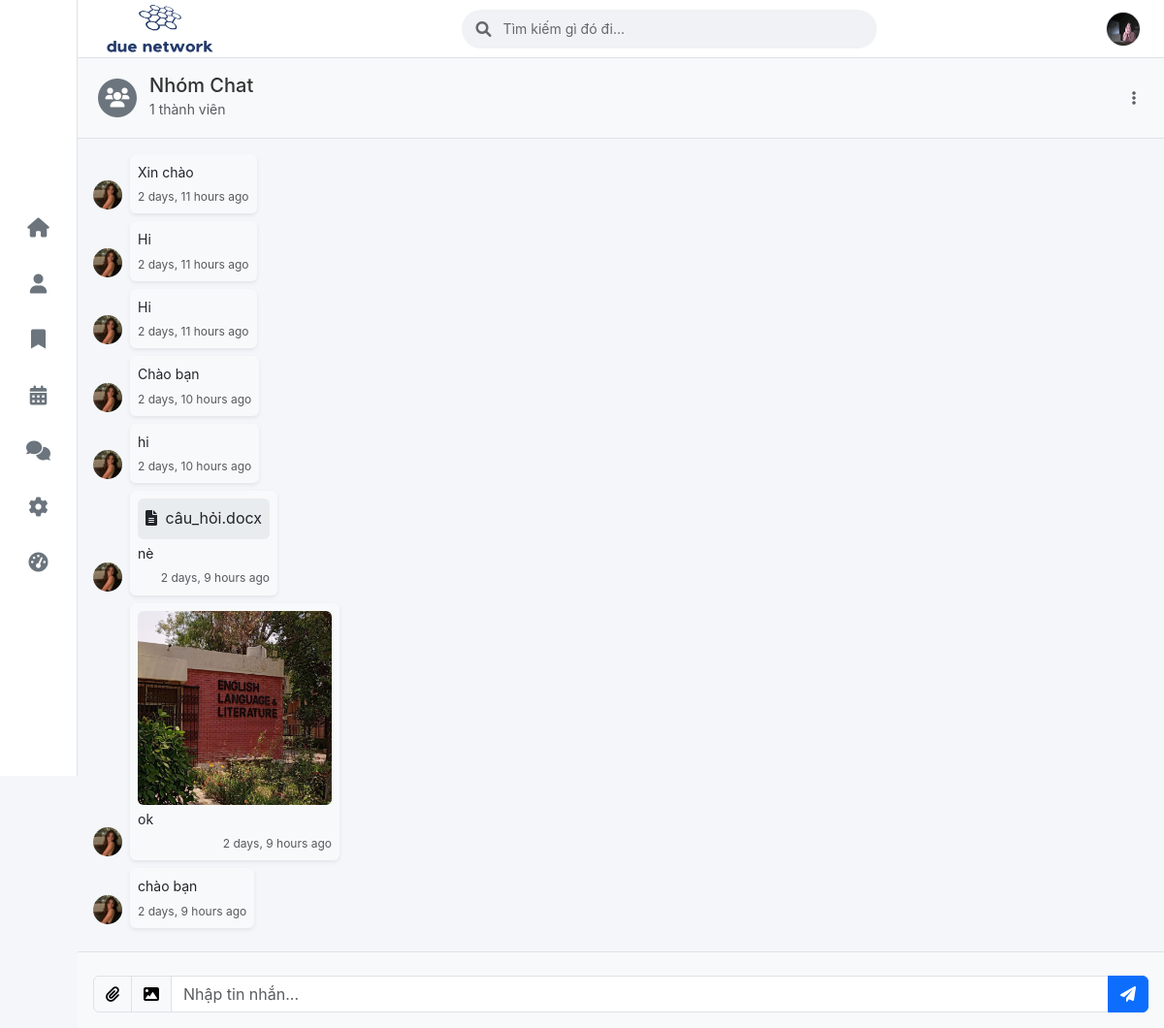
/messages/chat/1/ (signed in), run on an earlier commit of the app's database.
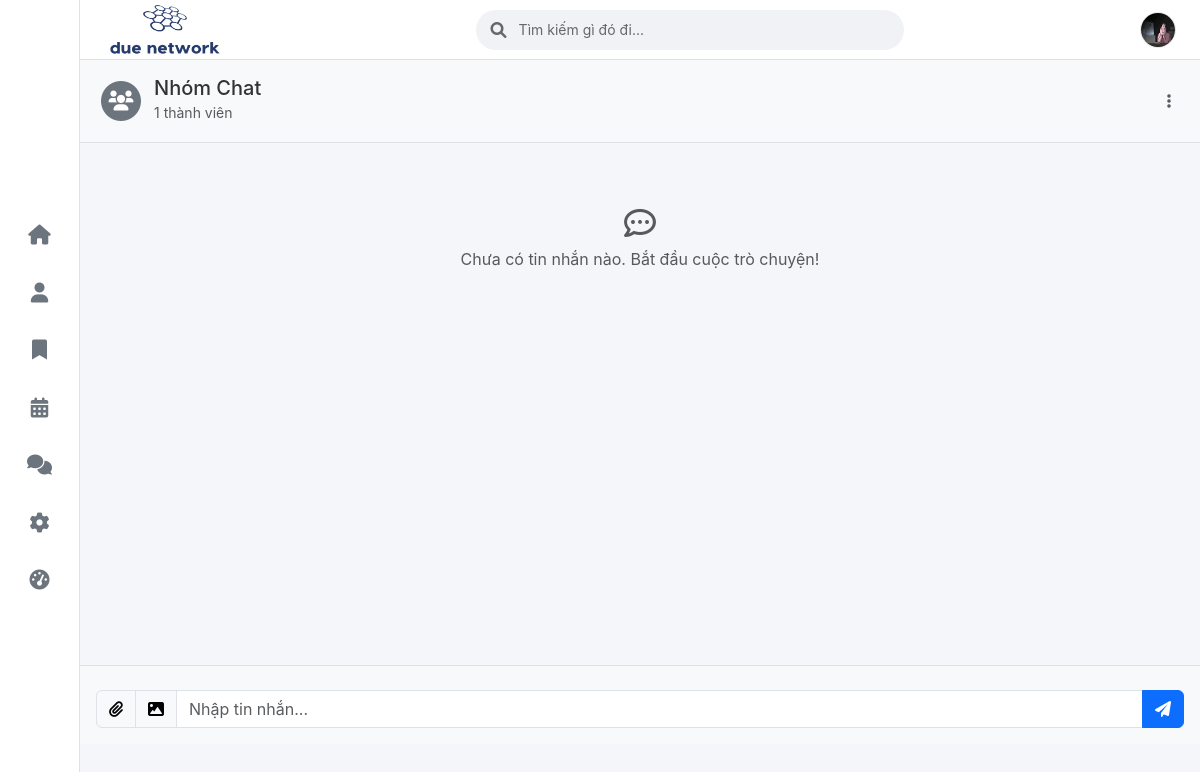
And on a later commit of the database.
### core/models.py (models this page shows, shortened)
class Message(models.Model):
    group = models.ForeignKey(ChatGroup, related_name='messages', on_delete=models.CASCADE)
    sender = models.ForeignKey(settings.AUTH_USER_MODEL, on_delete=models.CASCADE)
    content = models.TextField(blank=True, null=True)
    image = models.ImageField(upload_to='chat_images/', blank=True, null=True)
    file_attachment = models.FileField(upload_to='chat_files/', blank=True, null=True)
    timestamp = models.DateTimeField(auto_now_add=True)

class CustomUser(AbstractUser):
    ROLE_CHOICES = (
        ('user', 'User'),
        ('mod', 'Mod'),
        ('admin', 'Admin'),
    )
    email = models.EmailField(
        _('email address'),
        unique=True,
        validators=[validate_due_email] # Yêu cầu email DUE [cite: 2]
    )
    phone_number = models.CharField(max_length=15, blank=True, null=True) # Không bắt buộc [cite: 2]
    avatar = models.ImageField(upload_to='avatars/', null=True, blank=True, default='avatars/default_avatar.png')
    role = models.CharField(max_length=10, choices=ROLE_CHOICES, default='user')
    objects = CustomUserManager()
    groups = models.ManyToManyField(
        Group,
        verbose_name=_('groups'),
        blank=True,
        help_text=_(
            'The groups this user belongs to. A user will get all permissions '
            'granted to each of their groups.'
        ),
        related_name="customuser_groups",
        related_query_name="customuser",
    )
    user_permissions = models.ManyToManyField(
        Permission,
        verbose_name=_('user permissions'),
        blank=True,
        help_text=_('Specific permissions for this user.'),
        related_name="customuser_permissions",
        related_query_name="customuser",
    )

class Profile(models.Model):
    user = models.OneToOneField(settings.AUTH_USER_MODEL, on_delete=models.CASCADE)
    avatar = models.ImageField(upload_to='avatars/', null=True, blank=True, default='avatars/default_avatar.png')

### core/views.py (the view)
# urls.py: path('messages/chat/<int:group_id>/', views.chat_room_view, name='chat_room'),
@login_required
def chat_room_view(request, group_id):
    group = get_object_or_404(ChatGroup.objects.prefetch_related('members', 'messages__sender__profile'), id=group_id)
    if request.user not in group.members.all():
        return HttpResponseForbidden("Bạn không phải là thành viên của nhóm chat này.")
    other_user = None
    if group.is_private_chat:
        other_user = group.members.exclude(id=request.user.id).first()
        if other_user:
            if BlockedUser.objects.filter(blocker=request.user, blocked=other_user).exists() or \
               BlockedUser.objects.filter(blocker=other_user, blocked=request.user).exists():
                messages.error(request, "Bạn không thể nhắn tin với người dùng này do đã chặn hoặc bị chặn.")
                return redirect('message_center')
    messages_list = group.messages.order_by('timestamp')
    message_form = MessageForm()
    context = {
        'group': group,
        'messages_list': messages_list,
        'message_form': message_form,
        'other_user': other_user, # Cho chat 1-1
        'is_creator': group.creator == request.user if group.creator else False, # [cite: 40]
    }
    return render(request, 'core/messaging/chat_room.html', context)

### core/forms.py
class MessageForm(forms.ModelForm):
    content = forms.CharField(
        widget=forms.TextInput(attrs={'placeholder': 'Nhập tin nhắn...'}),
        required=False
    )
    image = forms.ImageField(required=False)
    file_attachment = forms.FileField(required=False)
    class Meta:
        model = Message
        fields = ['content', 'image', 'file_attachment']

### core/templates/core/messaging/chat_room.html (shortened to what this page needs)
{% extends "core/base.html" %}
{% load static %}
{% block extra_head %}
<link rel="stylesheet" href="https://cdnjs.cloudflare.com/ajax/libs/ekko-lightbox/5.3.0/ekko-lightbox.css">
{% endblock %}
{% block content %}
    <div class="d-flex flex-column h-100">
        {% include "core/messaging/chat_room_content.html" %}
    </div>
{% endblock %}

### core/templates/core/messaging/chat_room_content.html (shortened to what the changed rows need)
{% load static %}
{% load humanize %}
<div class="chat-messages flex-grow-1 p-3" style="overflow-y: auto;" id="chat-messages-container-{% if group %}{{ group.id }}{% else %}empty{% endif %}">
    {% if group and messages_list %}
        {% for message_item in messages_list %}
            <div class="d-flex mb-2 {% if message_item.sender == request.user %}justify-content-end{% endif %}" id="message-{{ message_item.id }}">
                {% if message_item.sender != request.user %}
                <a href="{% url 'profile' message_item.sender.username %}" class="flex-shrink-0 align-self-end mb-1 me-2">
                    <img src="{{ message_item.sender.profile.avatar.url }}" alt="{{ message_item.sender.username }}" class="rounded-circle" width="30" height="30" style="object-fit: cover;">
                </a>
                {% endif %}
                <div class="message-bubble p-2 rounded {% if message_item.sender == request.user %}bg-primary text-white{% else %}bg-light text-dark shadow-sm{% endif %}" style="max-width: 70%;">
                    {% if message_item.image %}
                        <a href="{{ message_item.image.url }}" data-bs-toggle="lightbox" data-gallery="chat-gallery-{% if group %}{{ group.id }}{% endif %}">
                            <img src="{{ message_item.image.url }}" class="img-fluid rounded mb-1" style="max-height: 200px; cursor:pointer;" alt="Hình ảnh">
                        </a>
                    {% endif %}
                    {% if message_item.file_attachment %}
                        <div class="attachment-bubble p-2 rounded {% if message_item.sender == request.user %}bg-primary-subtle text-primary-emphasis {% else %}bg-body-secondary{% endif %} mb-1">
                            <a href="{{ message_item.file_attachment.url }}" target="_blank" class="text-decoration-none {% if message_item.sender == request.user %}text-white{% else %}text-dark{% endif %}">
                                <i class="fas fa-file-alt me-1"></i> {{ message_item.file_attachment.name|cut:"chat_files/"|truncatechars:30 }}
                            </a>
                        </div>
                    {% endif %}
                    {% if message_item.content %}
                        <p class="mb-0 small">{{ message_item.content|linebreaksbr }}</p>
                    {% endif %}
                    <small class="message-timestamp d-block text-end mt-1 {% if message_item.sender == request.user %}text-white-50{% else %}text-muted{% endif %}">{{ message_item.timestamp|naturaltime }}</small>
                </div>
            </div>
        {% endfor %}
    {% elif group %}
        <p class="text-center text-muted mt-5" id="no-messages-yet-{% if group %}{{ group.id }}{% endif %}">
            <i class="far fa-comment-dots fa-2x mb-2"></i><br>
            Chưa có tin nhắn nào. Bắt đầu cuộc trò chuyện!
        </p>
    {% endif %}
</div>

What changed in the data, as far as the page shows it:
removed Message: sender.profile.avatar (picture), content "Xin chào", timestamp "2 days, 11 hours ago"
removed Message: sender.profile.avatar (picture), content "Hi", timestamp "2 days, 11 hours ago"
removed Message: sender.profile.avatar (picture), content "Hi", timestamp "2 days, 11 hours ago"
removed Message: sender.profile.avatar (picture), content "Chào bạn", timestamp "2 days, 10 hours ago"
removed Message: sender.profile.avatar (picture), content "hi", timestamp "2 days, 10 hours ago"
removed Message: sender.profile.avatar (picture), file_attachment.name "câu_hỏi.docx", content "nè", timestamp "2 days, 9 hours ago"
removed Message: sender.profile.avatar (picture), image (picture), content "ok", timestamp "2 days, 9 hours ago"
removed Message: sender.profile.avatar (picture), content "chào bạn", timestamp "2 days, 9 hours ago"
Also different on the page:
text now shown: "Chưa có tin nhắn nào. Bắt đầu cuộc trò chuyện!"
